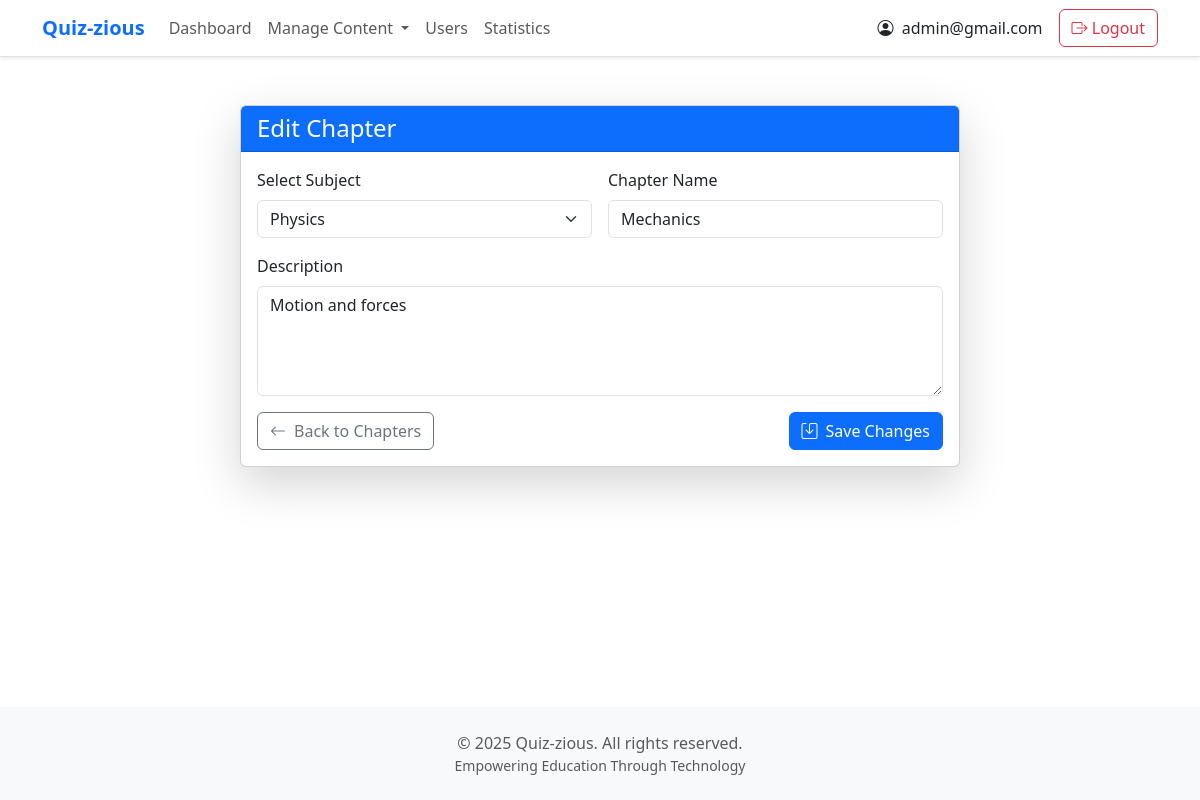
/admin/edit-chapter/1 (signed in), run on the app's committed database.
### tables this page shows
CREATE TABLE users (
            id INTEGER PRIMARY KEY AUTOINCREMENT,
            username TEXT UNIQUE,  -- This will be the email
            full_name TEXT,
            qualification TEXT,
            dob DATE,
            password TEXT,
            role TEXT
        );

CREATE TABLE chapters (
            id INTEGER PRIMARY KEY AUTOINCREMENT,
            subject_id INTEGER,
            name TEXT NOT NULL,
            description TEXT,
            additional_fields TEXT,
            FOREIGN KEY (subject_id) REFERENCES subjects (id)
        );

CREATE TABLE subjects (
            id INTEGER PRIMARY KEY AUTOINCREMENT,
            name TEXT NOT NULL,
            description TEXT,
            additional_fields TEXT
        );

### app.py (the view, shortened to what this page needs)
@app.route('/admin/edit-chapter/<int:chapter_id>', methods=['GET', 'POST'])
@admin_required
def edit_chapter(chapter_id):
    conn = sqlite3.connect('database.db')
    cursor = conn.cursor()
    cursor.execute("SELECT * FROM chapters WHERE id=?", (chapter_id,))
    chapter = cursor.fetchone()
    cursor.execute("SELECT * FROM subjects")
    subjects = cursor.fetchall()
    conn.close()
    return render_template('edit_chapter.html', chapter=chapter, subjects=subjects)

### app.py (called while the page is built)
@login_manager.user_loader # user loader for loading the user
def load_user(user_id):
    conn = sqlite3.connect('database.db')
    cursor = conn.cursor()
    cursor.execute("SELECT id, username, role, full_name FROM users WHERE id=?", (user_id,))
    user = cursor.fetchone()
    conn.close()
    if user:
        return User(user[0], user[1], user[2], user[3])
    return None

def admin_required(f):
    @wraps(f)
    def decorated_function(*args, **kwargs):
        if 'role' not in session or session['role'] != 'admin':
            return redirect(url_for('home'))  # Redirect to home if not admin
        return f(*args, **kwargs)
    return decorated_function

### templates/edit_chapter.html (shortened to what this page needs)
{% extends "base.html" %}
{% block content %}
<div class="container py-4">
    <div class="row justify-content-center">
        <div class="col-lg-8">
            <div class="card shadow-lg">
                <div class="card-header bg-primary text-white">
                    <h2 class="h4 mb-0">Edit Chapter</h2>
                </div>
                <div class="card-body">
                    <form method="POST" action="/admin/edit-chapter/{{ chapter[0] }}" class="needs-validation" novalidate>
                        <div class="row g-3">
                            <div class="col-md-6">
                                <label for="subject_id" class="form-label">Select Subject</label>
                                <select class="form-select" id="subject_id" name="subject_id" required>
                                    {% for subject in subjects %}
                                        <option value="{{ subject[0] }}"
                                            {% if subject[0] == chapter[1] %}selected{% endif %}>
                                            {{ subject[1] }}
                                        </option>
                                    {% endfor %}
                                </select>
                            </div>
                            <div class="col-md-6">
                                <label for="name" class="form-label">Chapter Name</label>
                                <input type="text" class="form-control" id="name" name="name"
                                       value="{{ chapter[2] }}" required>
                            </div>
                            <div class="col-12">
                                <label for="description" class="form-label">Description</label>
                                <textarea class="form-control" id="description" name="description"
                                          rows="4" style="resize: vertical;">{{ chapter[3] }}</textarea>
                            </div>
                            <div class="col-12 d-flex justify-content-between align-items-center">
                                <a href="/admin/chapter" class="btn btn-outline-secondary">
                                    <i class="bi bi-arrow-left me-2"></i>Back to Chapters
                                </a>
                                <button type="submit" class="btn btn-primary">
                                    <i class="bi bi-save me-2"></i>Save Changes
                                </button>
                            </div>
                        </div>
                    </form>
                </div>
            </div>
        </div>
    </div>
</div>
{% endblock %}

### templates/base.html (shortened to what this page needs)
<!DOCTYPE html>
<html lang="en" data-bs-theme="light">
<head>
    <link href="https://cdn.jsdelivr.net/npm/bootstrap@5.3.0/dist/css/bootstrap.min.css" rel="stylesheet">
    <link rel="stylesheet" href="https://cdn.jsdelivr.net/npm/bootstrap-icons@1.11.0/font/bootstrap-icons.css">
</head>
<body class="d-flex flex-column min-vh-100">
    <nav class="navbar navbar-expand-lg navbar-light bg-white border-bottom shadow-sm">
        <div class="container">
            <a class="navbar-brand fw-bold text-primary" href="{% if session['role'] == 'admin' %}{{ url_for('admin_dashboard') }}{% else %}{{ url_for('user_dashboard') }}{% endif %}">Quiz-zious</a>
            <div class="collapse navbar-collapse" id="navbarNav">
                <ul class="navbar-nav me-auto">
                    {% if session['role'] == 'admin' %}
                        <li class="nav-item">
                            <a class="nav-link" href="{{ url_for('admin_dashboard') }}">Dashboard</a>
                        </li>
                        <li class="nav-item dropdown">
                            <a class="nav-link dropdown-toggle" href="#" role="button" data-bs-toggle="dropdown" aria-expanded="false">
                                Manage Content
                            </a>
                        </li>
                        <li class="nav-item">
                            <a class="nav-link" href="/admin/manage-users">Users</a>
                        </li>
                        <li class="nav-item">
                            <a class="nav-link" href="{{ url_for('admin_statistics') }}">Statistics</a>
                        </li>
                    {% else %}
                        <li class="nav-item">
                            <a class="nav-link" href="{{ url_for('user_dashboard') }}">Dashboard</a>
                        </li>
                    {% endif %}
                </ul>
                <div class="d-flex align-items-center">
                    <div class="nav-item me-3">
                        <span class="text-dark">
                            <i class="bi bi-person-circle me-1"></i>
                            {{ session['username'] }}
                        </span>
                    </div>
                    <div class="nav-item">
                        <a class="btn btn-outline-danger" href="/logout">
                            <i class="bi bi-box-arrow-right"></i> Logout
                        </a>
                    </div>
                </div>
            </div>
        </div>
    </nav>
    <main class="container flex-grow-1 py-4">
        {% block content %}{% endblock %}
    </main>
    <footer class="footer mt-auto bg-light py-4">
        <div class="container">
            <div class="text-center text-muted">
                <p class="mb-0">&copy; 2025 Quiz-zious. All rights reserved.</p>
                <p class="mb-0 small">Empowering Education Through Technology</p>
            </div>
        </div>
    </footer>
</body>
</html>

### data on the page
users: username "admin@gmail.com"
chapters: subject_id "Physics", name "Mechanics", description "Motion and forces"
